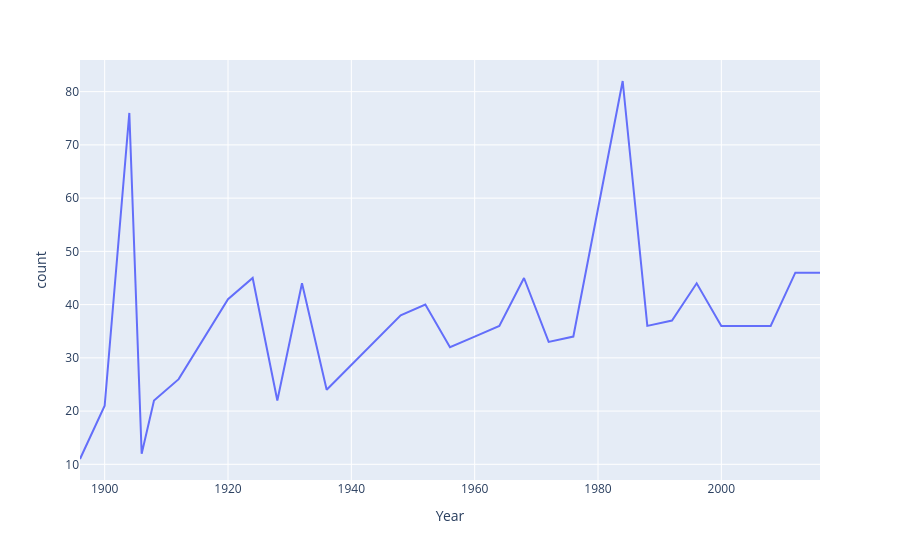

Write notebook code for a chart like this one.
### Code cell
new_df = temp_df[temp_df['region'] == 'USA']
final_df = new_df.groupby('Year').count()['Medal'].reset_index()
t  = new_df.groupby('Year')['Medal'].value_counts().reset_index()
t = t[t['Medal'] == 'Gold']
t
fig = px.line(t , x = 'Year' , y = 'count')
fig.show()

### Figure 1 — Plotly figure (JSON) as saved in the notebook; plotly's stock layout.template omitted (floating-point values rounded to 4 significant figures)
{"data": [{"hovertemplate": "Year=%{x}<br>count=%{y}<extra></extra>", "legendgroup": "", "line": {"color": "#636efa", "dash": "solid"}, "marker": {"symbol": "circle"}, "mode": "lines", "name": "", "orientation": "v", "showlegend": false, "type": "scatter", "x": [1896, 1900, 1904, 1906, 1908, 1912, 1920, 1924, 1928, 1932, 1936, 1948, 1952, 1956, 1960, 1964, 1968, 1972, 1976, 1984, 1988, 1992, 1996, 2000, 2004, 2008, 2012, 2016], "xaxis": "x", "y": [11, 21, 76, 12, 22, 26, 41, 45, 22, 44, 24, 38, 40, 32, 34, 36, 45, 33, 34, 82, 36, 37, 44, 36, 36, 36, 46, 46], "yaxis": "y"}], "layout": {"legend": {"tracegroupgap": 0}, "margin": {"t": 60}, "xaxis": {"anchor": "y", "domain": [0, 1], "title": {"text": "Year"}}, "yaxis": {"anchor": "x", "domain": [0, 1], "title": {"text": "count"}}}}
